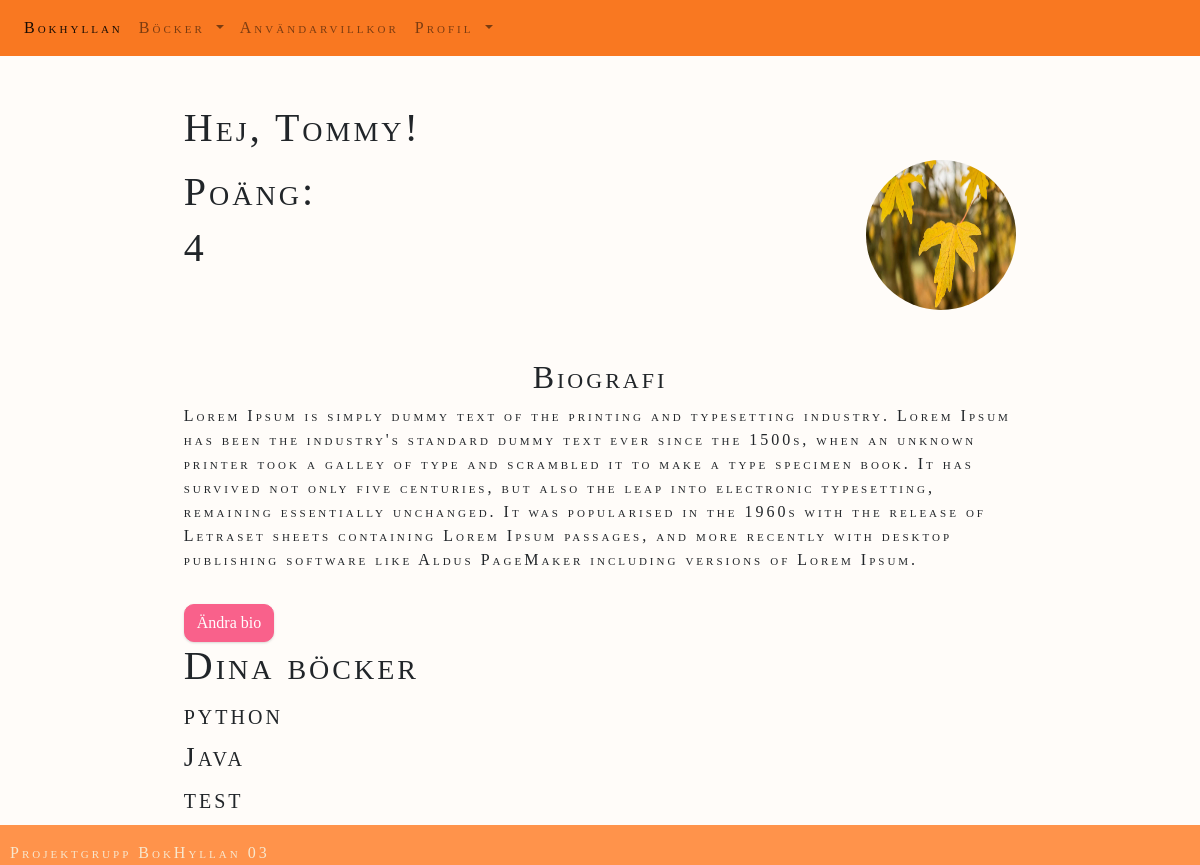
Screenshot of / (signed in) with the database file from the repository.
### website/models.py (models this page shows)
class User(db.Model, UserMixin):
    id = db.Column(db.Integer, primary_key=True)
    email = db.Column(db.String(150), unique=True)
    password = db.Column(db.String(150))
    first_name = db.Column(db.String(150))
    books = db.relationship('Book', backref='user')
    bio = db.Column(db.String(30000))
    profile_pic = db.Column(db.String())
    score = db.Column(db.Integer, default=0)

class Book(db.Model):
    id = db.Column(db.Integer, primary_key=True)
    title = db.Column(db.String(150))
    author = db.Column(db.String(150))
    isbn = db.Column(db.String(150))
    review = db.Column(db.String(30000))
    user_id = db.Column(db.Integer, db.ForeignKey('user.id'))
    cover_pic = db.Column(db.String())

### website/views.py (the view)
@views.route('/', methods=['GET', 'POST'])
@login_required
def home():
    books = Book.query.filter_by(user_id=current_user.id).all()
    return render_template("home.html", user=current_user, books=books)

### website/templates/home.html (shortened to what this page needs)
{% extends "base.html" %}
{% block content %}
  <div id="home-div">
    <h1>Hej, {{user.first_name}}!</h1>
      <div id="user-pic">
        {% if user.profile_pic %}
        <a href="/add-pic"><img src="{{url_for('static', filename='images/' + user.profile_pic)}}" alt="profile_img" class="rounded-circle" width="150" height="150" align="right"></a>
        {%else%}
        <a href="/add-pic"><img src="{{url_for('static', filename='images/emty_profile.jpg')}}" alt="profile_img" class="rounded-circle" width="150" height="150" align="right"></a>
        {%endif%}
      </div>
      <div id="user-points">
        <p><h1>Poäng:</h1>
          {% if user.score %}
          <h1>{{user.score}}</h1>
          {%else%}
          <h1>0</h1>
          {%endif%}
        </p>
      </div>
      <div id="user-bio">
        <h2>Biografi</h2>
          {% if user.bio %}
          <p>{{user.bio}}</p>
          <a class="button" id="addBio" href="/add-bio"><button type="button" class="btn btn-primary">Ändra bio</button></a>
          {% else %}
          <a class="button" id="addBio" href="/add-bio"><button type="button" class="btn btn-primary">Lägg till bio</button></a>
          {% endif %}
      </div>
      <div id="user-books">
        <h1>Dina böcker</h1>
          {% for book in books %}
          <div class="book">
            <h3>{{ book.title }}</h3>
          </div>
          {% endfor %}
      </div>
  </div>
{% endblock %}

### website/static/styles/style.css (style rules this page uses)
body { background-color:#fffcf9; font-family: "Palatino Linotype", "Book Antiqua", Palatino, serif; font-variant: small-caps; letter-spacing: 3px; }
#home-div, #add-book-div, #sign-up-div, #add-bio-div, #edit-profile-div, #add-pic-div, #policy-div, #search-div, #all-books-div { width:75%; margin:auto; margin-top:3em; }
#user-bio { float:right; margin-top: 3em; }
#user-books { float:left; }
.btn-primary { color: #fff; background-color:#F9618B; border-color: #F9618B; margin-top:1em; border-radius:10px; box-shadow: rgba(0, 0, 0, 0.1) 0px 1px 3px 0px, rgba(0, 0, 0, 0.06) 0px 1px 2px 0px; }
h2 { text-align: center; }

### rows the page displays
User: first_name "Tommy", profile_pic (picture), score "4", bio "Lorem Ipsum is simply dummy text of the printing and typesetting industry. Lorem Ipsum has been the industry's standard dummy text ever since the 1500s, when an unknown printer took a galley of type and scrambled it to make a type specimen book. It has survived not only five centuries, but also the leap into electronic typesetting, remaining essentially unchanged. It was popularised in the 1960s with the release of Letraset sheets containing Lorem Ipsum passages, and more recently with desktop publishing software like Aldus PageMaker including versions of Lorem Ipsum."
Book: title "python"
Book: title "Java"
Book: title "test"
